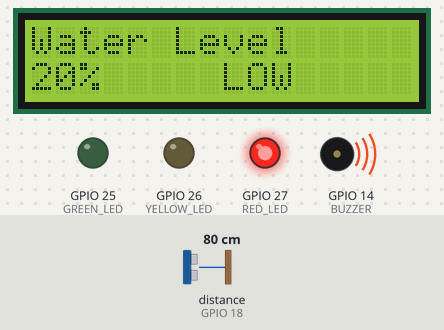
Simulated run of this sketch. Board: ESP32. On the bench: 16×2 character LCD, output pins drawn as LEDs (lit = HIGH), buzzer (waves = sounding, pin HIGH). Wiring (from diagram.json): ultrasonic range finder: trigger GPIO 5; echo GPIO 18. Inputs (shaded band) come from the test bench; at power-on: distance to the obstacle (sensor on GPIO 18) 80 cm. The echo pulse lasts 58.3 µs per cm; pins used as bus, display or sensor lines are not drawn; what the sketch prints to the serial monitor is not drawn.

Above: at 1.2 s.
1.3 s: distance to the obstacle (sensor on GPIO 18) set to 66 cm
At 3.1 s:
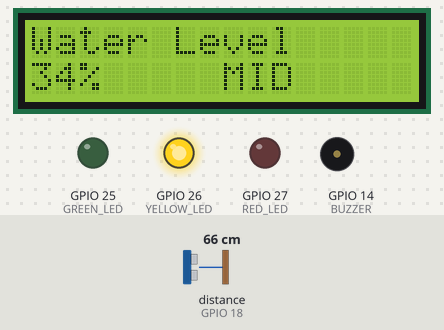
3.6 s: distance to the obstacle (sensor on GPIO 18) set to 34 cm
At 5.2 s:
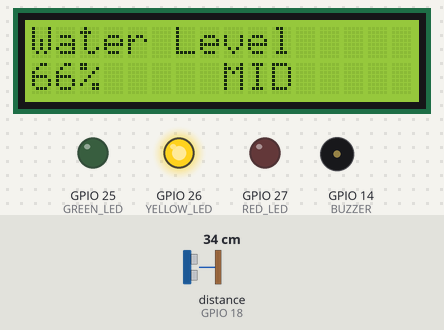
5.6 s: distance to the obstacle (sensor on GPIO 18) set to 28 cm
At 7.3 s:
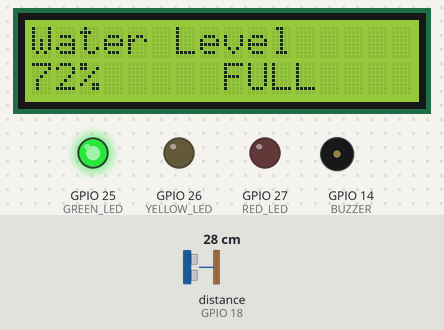
Timing chart, 0 to 8.8 s (numbered marks = the images above; inputs shaded):
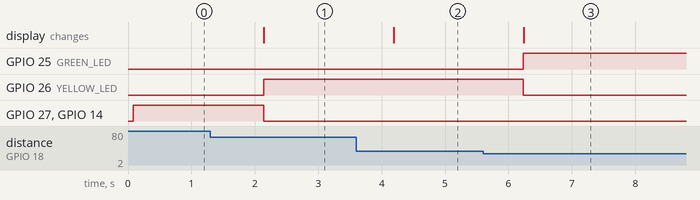

The sketch:

sketch.ino
```cpp
#include <Wire.h>
#include <LiquidCrystal_I2C.h>

LiquidCrystal_I2C lcd(0x27,16,2);

#define TRIG_PIN 5
#define ECHO_PIN 18

#define GREEN_LED 25
#define YELLOW_LED 26
#define RED_LED 27
#define BUZZER 14


const float tankHeight = 100.0; // cm

void setup() {
  Serial.begin(115200);

  pinMode(TRIG_PIN, OUTPUT);
  pinMode(ECHO_PIN, INPUT);

  pinMode(GREEN_LED, OUTPUT);
  pinMode(YELLOW_LED, OUTPUT);
  pinMode(RED_LED, OUTPUT);

  pinMode(BUZZER, OUTPUT);

  lcd.init();
  lcd.backlight();
}

void loop() {

  // Send pulse
  digitalWrite(TRIG_PIN, LOW);
  delayMicroseconds(2);

  digitalWrite(TRIG_PIN, HIGH);
  delayMicroseconds(10);

  digitalWrite(TRIG_PIN, LOW);

  long duration = pulseIn(ECHO_PIN, HIGH);

  float distance = duration * 0.034 / 2;

  float waterLevel = tankHeight - distance;

  if (waterLevel < 0)
    waterLevel = 0;

  float percentage = (waterLevel / tankHeight) * 100;

  // LCD Display
  lcd.clear();

  lcd.setCursor(0, 0);
  lcd.print("Water Level");

  lcd.setCursor(0, 1);
  lcd.print((int)percentage);
  lcd.print("%");

  // Serial Monitor
  Serial.print("Distance: ");
  Serial.print(distance);
  Serial.println(" cm");

  Serial.print("Level: ");
  Serial.print(percentage);
  Serial.println("%");

  // Turn OFF all first
  digitalWrite(GREEN_LED, LOW);
  digitalWrite(YELLOW_LED, LOW);
  digitalWrite(RED_LED, LOW);
  digitalWrite(BUZZER, LOW);

  if (percentage > 70) {

    digitalWrite(GREEN_LED, HIGH);

    lcd.setCursor(8, 1);
    lcd.print("FULL");
  }

  else if (percentage >= 30) {

    digitalWrite(YELLOW_LED, HIGH);

    lcd.setCursor(8, 1);
    lcd.print("MID");
  }

  else {

    digitalWrite(RED_LED, HIGH);

    lcd.setCursor(8, 1);
    lcd.print("LOW");

    digitalWrite(BUZZER, HIGH);
  }

  delay(1000);
}
```

Measured:
- the behaviour switches between 71 and 70 cm on distance to the obstacle (sensor on GPIO 18) (found by bisection; images 0 and 1)
- the behaviour switches between 31 and 30 cm on distance to the obstacle (sensor on GPIO 18) (found by bisection; images 2 and 3)
- after the input at 1.3 s, GPIO 26 (YELLOW_LED): LOW → HIGH after 0.84 s; GPIO 27 (RED_LED), GPIO 14 (BUZZER): HIGH → LOW after 0.84 s; the display: changes after 0.84 s (image 1)
- after the input at 3.6 s, the display: changes after 0.59 s (image 2)
- after the input at 5.6 s, GPIO 25 (GREEN_LED): LOW → HIGH after 0.63 s; GPIO 26 (YELLOW_LED): HIGH → LOW after 0.63 s; the display: changes after 0.64 s (image 3)
